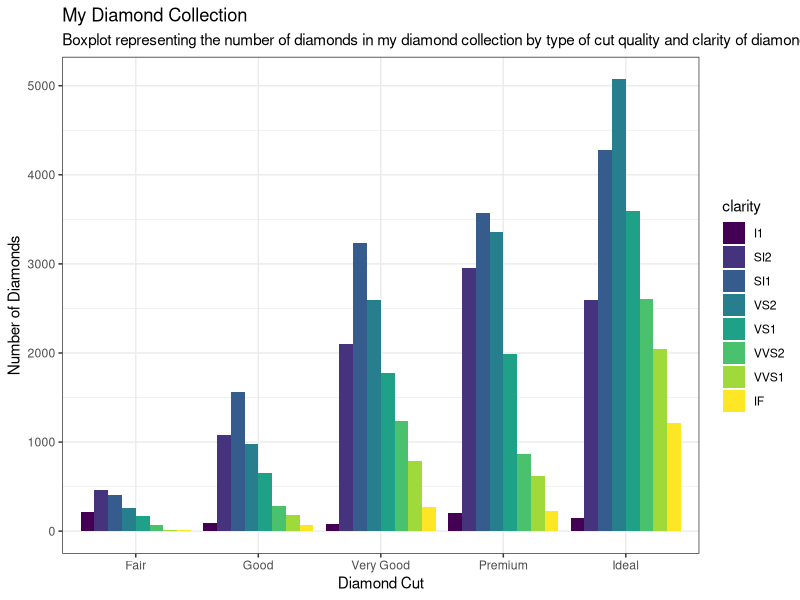
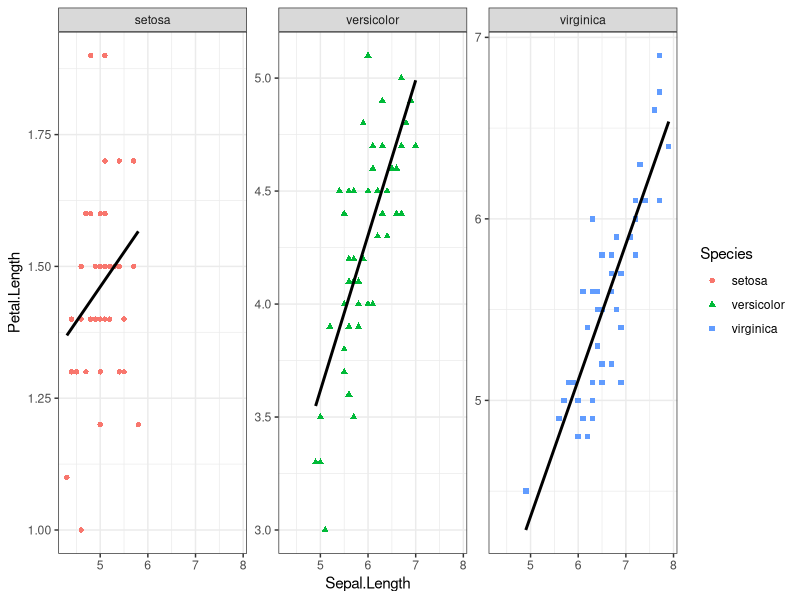

These charts were generated, in order, by the following R code: (Note: this script raises an error after producing the figures.)
## ---- chunk 1
knitr::opts_chunk$set(echo = FALSE)
## ---- chunk 2
library("ggplot2")
library("magrittr") #so I can do some piping
data("diamonds")
data("mpg")
data("iris")
theme_set(theme_bw()) #I'll give you this one, you can set the theme individually for graphs
#or you can set the theme for all the graphs using theme_set()
#theme_bw() is best theme (IMO)

#for graph 3:
library("ggrepel")


## ---- chunk 3
data("diamonds")
#hint think about the *position* the bars are in...
## ---- chunk 4
ggplot(diamonds) +
  geom_bar (aes(cut, fill= clarity), position = "dodge") +
  labs(title = "My Diamond Collection", subtitle = "Boxplot representing the number of diamonds in my diamond collection by type of cut quality and clarity of diamond", x = "Diamond Cut", y = "Number of Diamonds")

## ---- chunk 5
data("iris")
## ---- chunk 6
ggplot(iris, aes(Sepal.Length, Petal.Length)) +
  geom_point (aes(shape = Species, color = Species)) +
  geom_smooth(method = "lm", se = F, color = "black") +
  facet_wrap(~ Species, scales = "free_y")
## ---- chunk 7
data("mpg")
corvette <- mpg[mpg$model == "corvette",]
#install
require("ggrepel") #useful for making text annotations better, hint hint
set.seed(42)
## ---- chunk 8
data("mpg")
corvette <- mpg[mpg$model == "corvette",]
#install
require("ggrepel") #useful for making text annotations better, hint hint
set.seed(42)

ggplot(mpg, aes(displ, hwy))+
geom_point(size = 1) +
  geom_point (corvette, aes (displ, hwy), color = "blue", size = 1 ) +
  geom_text_repel(corvette, aes(label = paste ("Corvette,", "year"))) +
labs(title = "Corvettes are a bit of an outlier") +
  xlim(1, 8.75)
  
## ---- chunk 9
data(mpg)

#hint for the coloring, colorbrewer and you can set palette colors and make your graphs colorblind friendly
library(RColorBrewer)
display.brewer.all(colorblindFriendly = T) #take a look at the colorblindfriendly options
## ---- chunk 10
ggplot(mpg, aes(cty, class)) +
  geom_point(aes(color = class)) +
  geom_boxplot(outlier.alpha = 0.1, alpha = 0.1) +
  labs(title = "Horizontal BoxPlot of City MPG and Car Class", x= "Car Class", y = "City mpg") +
  geom_jitter(aes(color = class))
